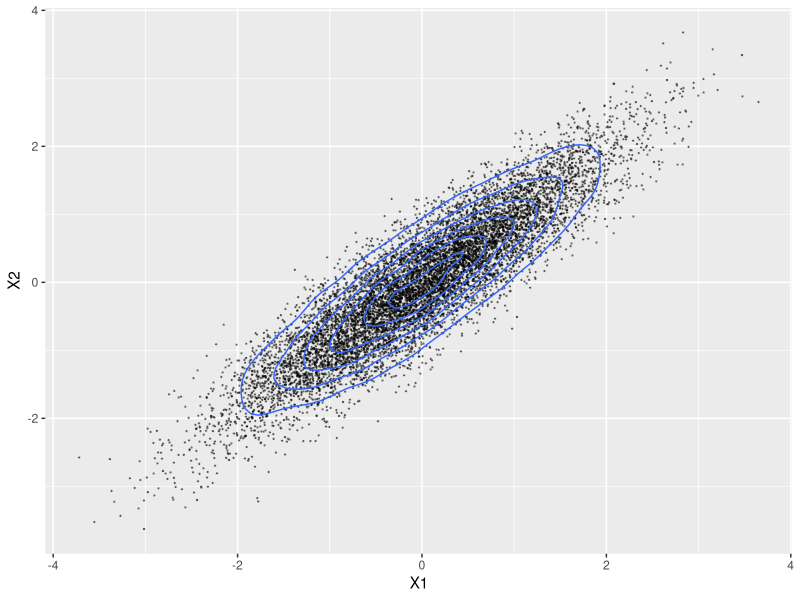
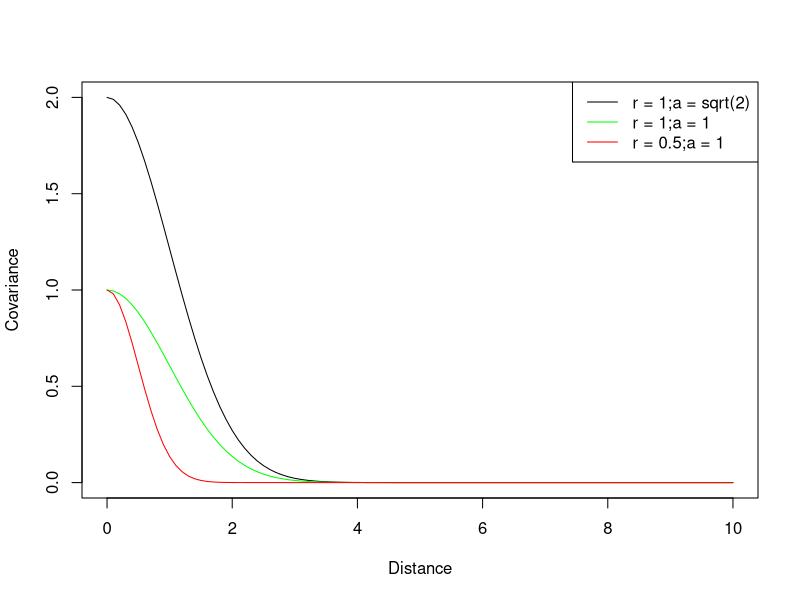
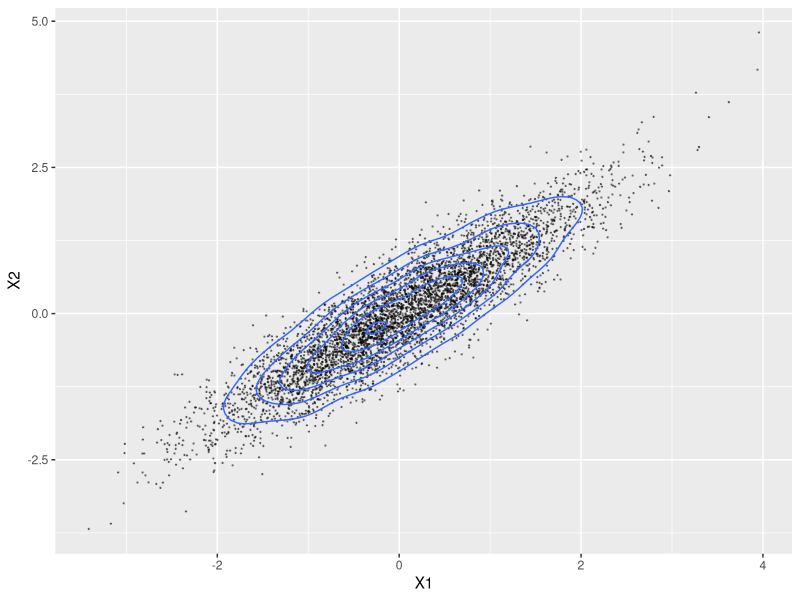

These figures' R source, in order:
library(MASS)
library(ggplot2)

N = 1e4
Sigma = matrix(c(1,0.9,0.9,1), nrow=2)
Sigma
d_0.9 = data.frame(mvrnorm(n = N, Sigma = Sigma, mu=c(0,0)))
ggplot(d_0.9, aes(x=X1, y=X2)) +  geom_point(size=0.2, alpha=0.4) + geom_density2d()


y = rnorm(1000, 0, 42)
sd(y)

y = rnorm(1e6, 0, 1) * 42
sd(y)

#The RBF Kernel
f = function(d) a^2 * exp(-0.5*d^2/r^2)
r = 1;a = sqrt(2)
curve(f, 0, 10, col='black', xlab='Distance', ylab='Covariance')
r = 1;a = 1
curve(f, 0, 10, col='green',add=TRUE)
r = 0.5;a = 1
curve(f, 0, 10, col='red',add=TRUE)
legend('topright', legend = c('r = 1;a = sqrt(2)', 'r = 1;a = 1', 'r = 0.5;a = 1'),col=c('black', 'green', 'red'), lt=1)

# With Cholesky Decomposition
Sigma = matrix(c(1,0.9,0.9,1), nrow=2)
K_L = chol(Sigma)
K_L
z = matrix(rnorm(1e4, mean=0, sd=1), ncol=2) 
x = z %*% K_L
ggplot(data.frame(x), aes(x=X1, y=X2)) +  geom_point(size=0.2, alpha=0.4) + geom_density2d()




